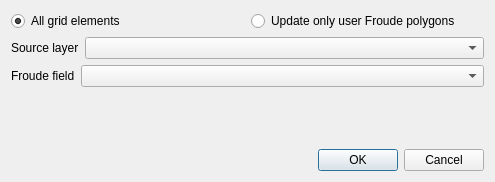
<?xml version="1.0" encoding="UTF-8"?>
<ui version="4.0">
 <class>Dialog</class>
 <widget class="QDialog" name="Dialog">
  <property name="geometry">
   <rect>
    <x>0</x>
    <y>0</y>
    <width>495</width>
    <height>182</height>
   </rect>
  </property>
  <property name="windowTitle">
   <string>Froude Sampling</string>
  </property>
  <layout class="QGridLayout" name="gridLayout">
   <item row="2" column="0">
    <spacer name="verticalSpacer">
     <property name="orientation">
      <enum>Qt::Vertical</enum>
     </property>
     <property name="sizeHint" stdset="0">
      <size>
       <width>20</width>
       <height>40</height>
      </size>
     </property>
    </spacer>
   </item>
   <item row="3" column="0">
    <widget class="QDialogButtonBox" name="buttonBox">
     <property name="orientation">
      <enum>Qt::Horizontal</enum>
     </property>
     <property name="standardButtons">
      <set>QDialogButtonBox::Cancel|QDialogButtonBox::Ok</set>
     </property>
    </widget>
   </item>
   <item row="0" column="0">
    <layout class="QHBoxLayout" name="horizontalLayout_4">
     <property name="bottomMargin">
      <number>0</number>
     </property>
     <item>
      <widget class="QRadioButton" name="allGridElemsRadio">
       <property name="text">
        <string>All grid elements</string>
       </property>
       <property name="checked">
        <bool>true</bool>
       </property>
      </widget>
     </item>
     <item>
      <widget class="QRadioButton" name="userPolygonsRadio">
       <property name="text">
        <string>Update only user Froude polygons</string>
       </property>
      </widget>
     </item>
    </layout>
   </item>
   <item row="1" column="0">
    <widget class="QFrame" name="allGridElemsFrame">
     <property name="frameShape">
      <enum>QFrame::NoFrame</enum>
     </property>
     <property name="frameShadow">
      <enum>QFrame::Plain</enum>
     </property>
     <layout class="QVBoxLayout" name="verticalLayout">
      <property name="leftMargin">
       <number>0</number>
      </property>
      <property name="topMargin">
       <number>0</number>
      </property>
      <property name="rightMargin">
       <number>0</number>
      </property>
      <property name="bottomMargin">
       <number>0</number>
      </property>
      <item>
       <layout class="QHBoxLayout" name="horizontalLayout">
        <item>
         <widget class="QLabel" name="label">
          <property name="text">
           <string>Source layer</string>
          </property>
         </widget>
        </item>
        <item>
         <widget class="QComboBox" name="srcLayerCbo">
          <property name="sizePolicy">
           <sizepolicy hsizetype="MinimumExpanding" vsizetype="Fixed">
            <horstretch>0</horstretch>
            <verstretch>0</verstretch>
           </sizepolicy>
          </property>
         </widget>
        </item>
       </layout>
      </item>
      <item>
       <layout class="QHBoxLayout" name="horizontalLayout_3">
        <property name="bottomMargin">
         <number>0</number>
        </property>
        <item>
         <widget class="QLabel" name="label_3">
          <property name="text">
           <string>Froude field</string>
          </property>
         </widget>
        </item>
        <item>
         <widget class="QgsFieldComboBox" name="srcFieldCbo">
          <property name="sizePolicy">
           <sizepolicy hsizetype="MinimumExpanding" vsizetype="Fixed">
            <horstretch>0</horstretch>
            <verstretch>0</verstretch>
           </sizepolicy>
          </property>
         </widget>
        </item>
       </layout>
      </item>
     </layout>
    </widget>
   </item>
  </layout>
 </widget>
 <customwidgets>
  <customwidget>
   <class>QgsFieldComboBox</class>
   <extends>QComboBox</extends>
   <header>qgis.gui</header>
  </customwidget>
 </customwidgets>
 <resources/>
 <connections>
  <connection>
   <sender>buttonBox</sender>
   <signal>accepted()</signal>
   <receiver>Dialog</receiver>
   <slot>accept()</slot>
   <hints>
    <hint type="sourcelabel">
     <x>248</x>
     <y>254</y>
    </hint>
    <hint type="destinationlabel">
     <x>157</x>
     <y>274</y>
    </hint>
   </hints>
  </connection>
  <connection>
   <sender>buttonBox</sender>
   <signal>rejected()</signal>
   <receiver>Dialog</receiver>
   <slot>reject()</slot>
   <hints>
    <hint type="sourcelabel">
     <x>316</x>
     <y>260</y>
    </hint>
    <hint type="destinationlabel">
     <x>286</x>
     <y>274</y>
    </hint>
   </hints>
  </connection>
 </connections>
</ui>
